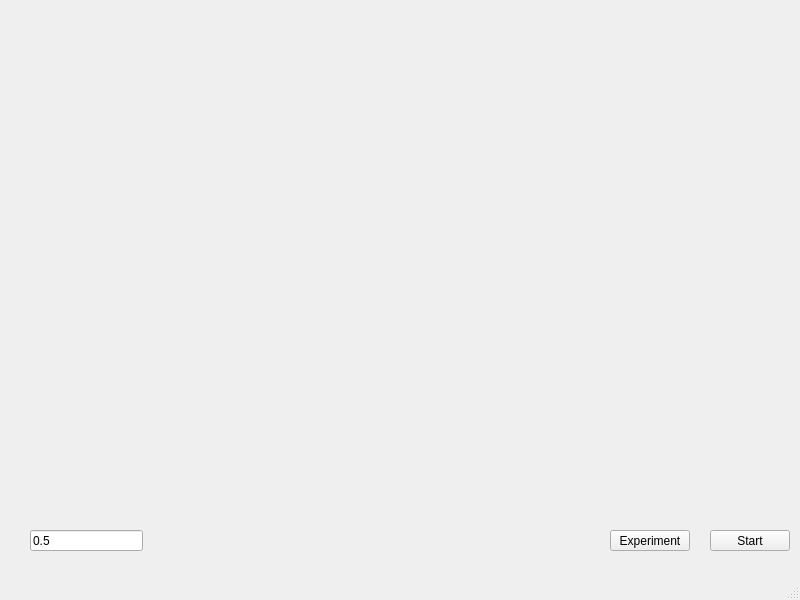
<?xml version="1.0" encoding="UTF-8"?>
<ui version="4.0">
 <class>MainWindow</class>
 <widget class="QMainWindow" name="MainWindow">
  <property name="geometry">
   <rect>
    <x>0</x>
    <y>0</y>
    <width>800</width>
    <height>600</height>
   </rect>
  </property>
  <property name="windowTitle">
   <string>MainWindow</string>
  </property>
  <widget class="QWidget" name="centralwidget">
   <widget class="QPushButton" name="startButton">
    <property name="geometry">
     <rect>
      <x>710</x>
      <y>530</y>
      <width>80</width>
      <height>21</height>
     </rect>
    </property>
    <property name="text">
     <string>Start</string>
    </property>
   </widget>
   <widget class="QLineEdit" name="probabilityEditBox">
    <property name="geometry">
     <rect>
      <x>30</x>
      <y>530</y>
      <width>113</width>
      <height>21</height>
     </rect>
    </property>
    <property name="text">
     <string>0.5</string>
    </property>
   </widget>
   <widget class="QPushButton" name="experimentButton">
    <property name="geometry">
     <rect>
      <x>610</x>
      <y>530</y>
      <width>80</width>
      <height>21</height>
     </rect>
    </property>
    <property name="text">
     <string>Experiment</string>
    </property>
   </widget>
  </widget>
  <widget class="QMenuBar" name="menubar">
   <property name="geometry">
    <rect>
     <x>0</x>
     <y>0</y>
     <width>800</width>
     <height>20</height>
    </rect>
   </property>
  </widget>
  <widget class="QStatusBar" name="statusbar"/>
 </widget>
 <resources/>
 <connections/>
</ui>
